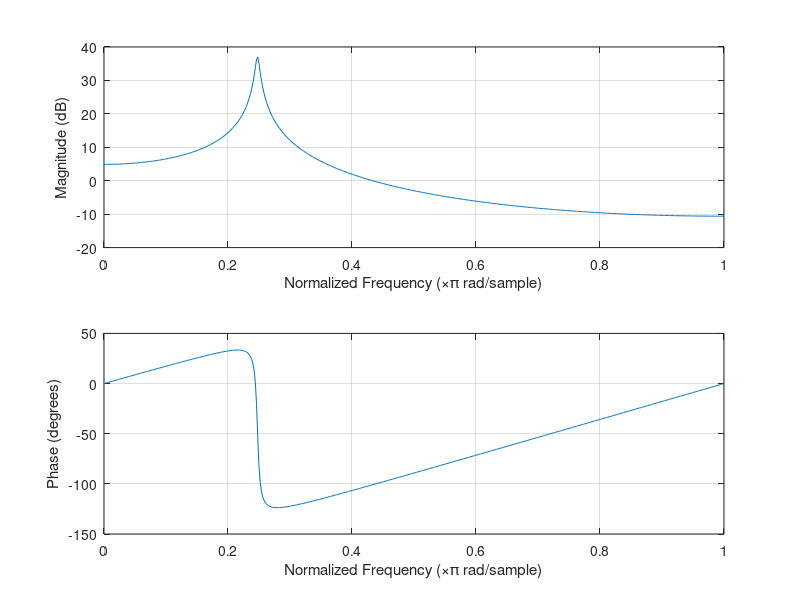

Write MATLAB code to recreate this figure. (Note: this script raises an error after producing the figure.)
fp=8000
f0=990
w0=2*pi*(f0/fp)
b1=0.99*exp(i*w0);
b2=conj(b1);
p=poly([b1,b2])
freqz(1,p)





N=256;
n=0:N;
H1=[]
for omega=0:0.01:pi
    H=1/(sum(exp(-i*omega.*n)*p));
    H1=[H1,H];
end
omega=0:0.01:pi 
figure
plot(omega/pi,20*log10(abs(H1)))
